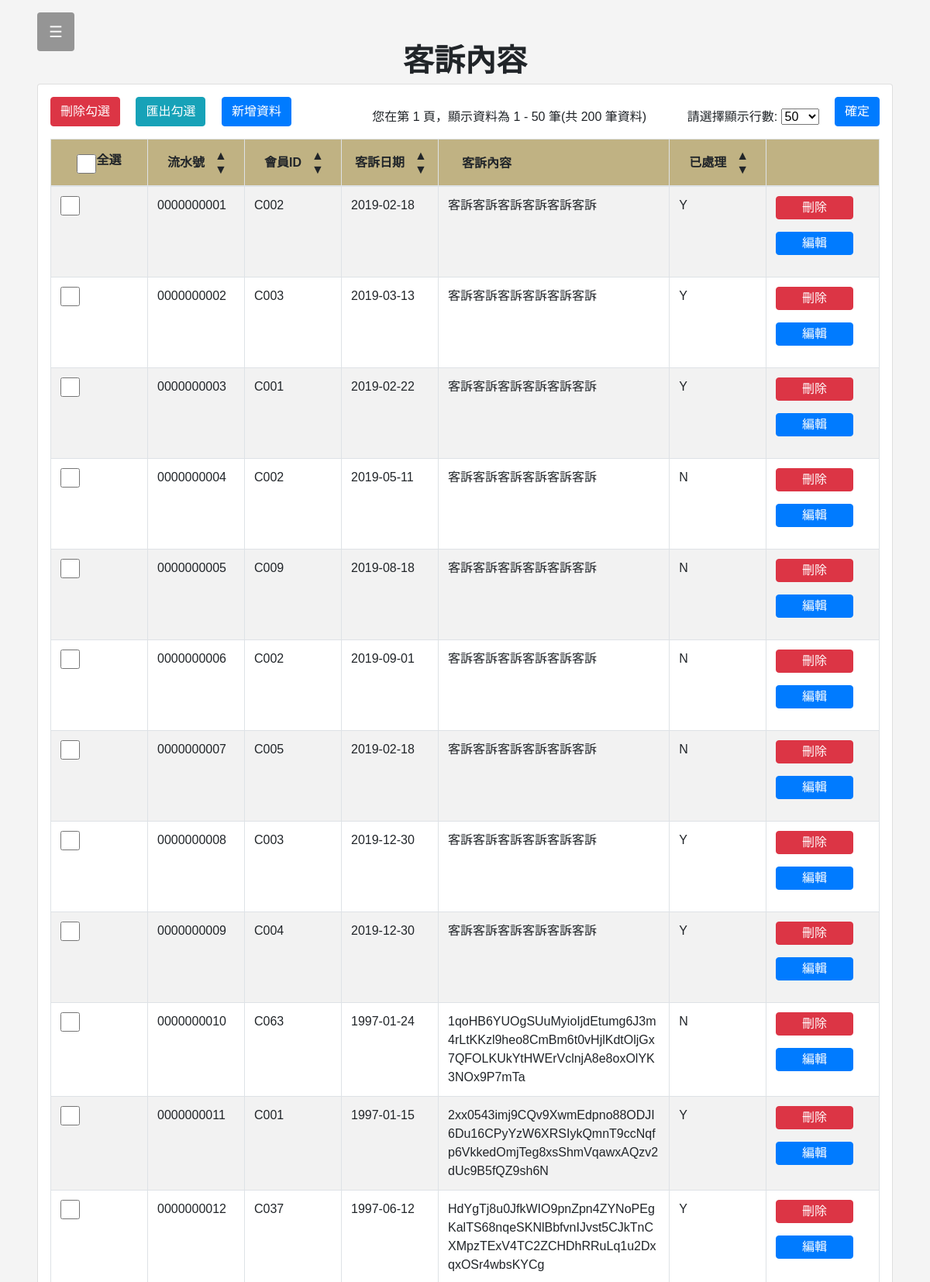
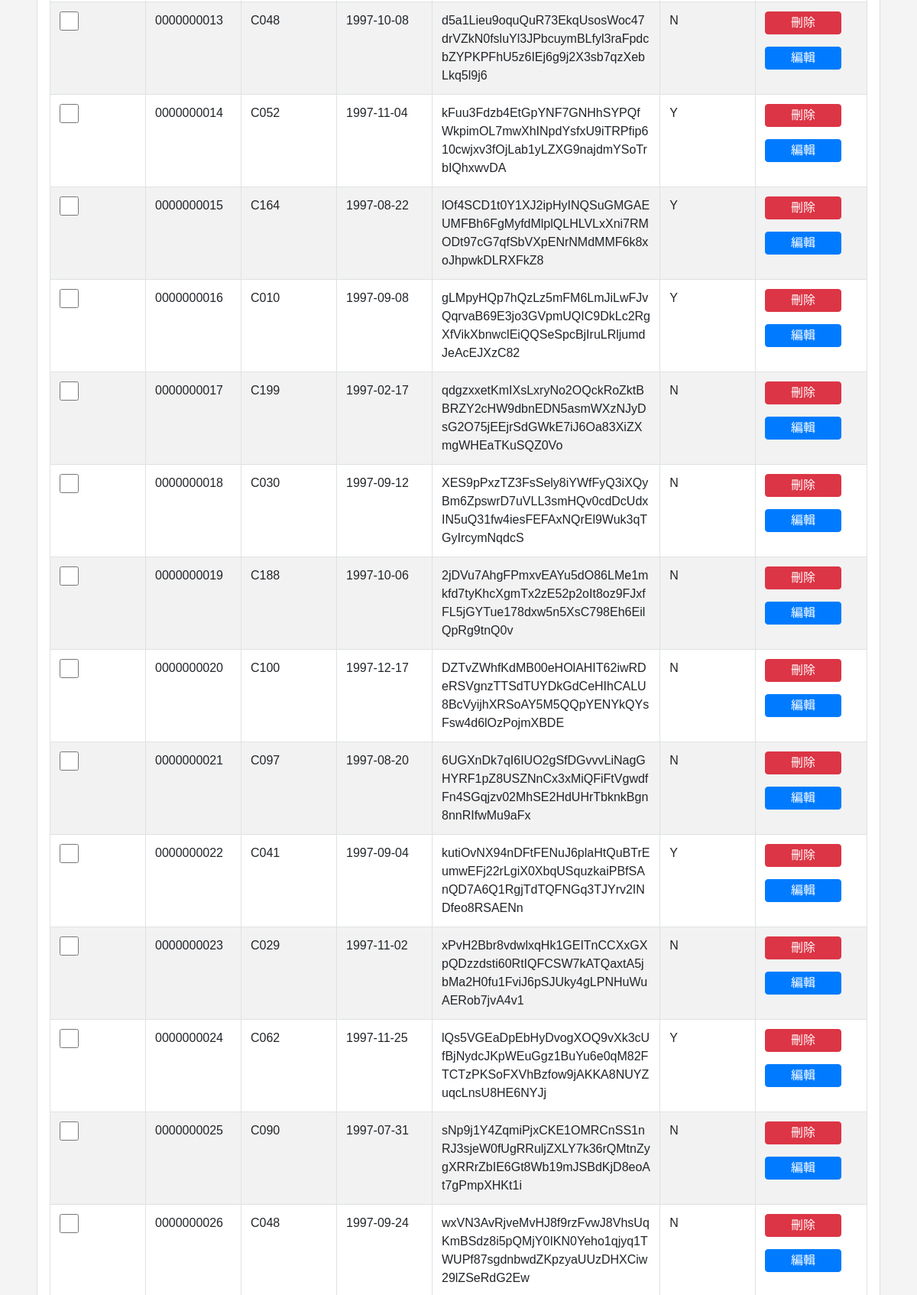
The app's page /works/cram.php (signed in, upper part) with its own data (2 pictures, top to bottom).
### tables this page shows
CREATE TABLE `crams` (
  `cramID` int(10) ZEROFILL AUTO_INCREMENT, 
  `customerID` varchar(40) NOT NULL, 
  `cDate` date default NULL,  
  `cramContent` varchar(300) default NULL,  
  `cChecked` enum('Y','N') NOT NULL default 'N',  
  PRIMARY KEY  (`cramID`)
);

### works/cram.php (the view, shortened to what this page needs)
<?php
$link = @mysqli_connect("localhost", "root", "") or die(mysqli_connect_error());
mysqli_select_db($link, "coffee");
if (isset($_GET["page"])) {
    $page = $_GET["page"];
} else {
    $page = 1;
}
$rowNum = $_SESSION["cram_row_num"];
$total_num_rows = mysqli_num_rows(mysqli_query($link, "select cramID from coffee.crams;"));
$tableOffSet = $rowNum * ($page - 1);
$showDataStartFrom = $tableOffSet + 1;
$showDataEndTo = $tableOffSet + $rowNum;
$ASCorDESC = $_SESSION["ASCorDESC"];
$orderby = $_SESSION["cr_orderby"];
?>
<!DOCTYPE html>
<head>
    <link rel="stylesheet" href="https://maxcdn.bootstrapcdn.com/bootstrap/4.4.1/css/bootstrap.min.css">
    <link rel="stylesheet" type="text/css" href="../demostyle.css">
</head>
<body class="bg-color-Paper">
<?php include '../parts/head.php';?>
<div class="main p-5">
<div class="container" style="text-align:center; font-size: 40px; font-weight: 700;">客訴內容</div>
<form method='post' class="card p-3">
    <div>
        <input type="submit" value="刪除勾選" name="deleteSelected" onclick="return confirm('你確定要刪除勾選資料嗎？')"class="btn btn-danger mb-3">
        <input type="submit" value="匯出勾選" class="btn btn-info ml-3 mb-3" name="exportSelected">
        <input type="button" value="新增資料" name="edit" class="btn btn-primary ml-3 mb-3"
               data-toggle="modal" data-target="#Modal_add">
                <div class='float-right'>
                    <span class="mr-5">
                    <?php echo "您在第 $page 頁，顯示資料為 $showDataStartFrom - $showDataEndTo 筆(共 $total_num_rows 筆資料)" ?>
                    </span>
                    <label for="row_num_select">請選擇顯示行數:</label>
                    <select id="row_num_select" name="row_num">
                        <option value="50" <?php if ($rowNum == 50) {echo "selected";}?>>50 </option>
                    </select>
                    <input type="submit" value="確定" name="row_num_submit" class="btn btn-primary ml-3 mb-3">
                </div>
    <table class="table table-striped table-bordered data_main_table">
    <thead class="bg-color-gold">
                    <tr>
                        <th>
                        <div class="d-flex justify-content-center align-items-center flex-row m-0 " style='width: 100px;'>
                            <input type="checkbox" id="selectAll" onclick="selectAllCheckbox()" class='checkmark' style='position: relative;'>
                            <label for="selectAll">全選</label>
                        </div>
                        </th>
                        <th>
                            <div class="d-flex justify-content-center align-items-center flex-row m-0 " style='width: 100px;'>
                                <p class="m-1">流水號</p>
                                <div class="DESC-ASC ml-2">
                                    <input type="submit" class="d-block btn btn-DESC" value="▲" name="cramID_DESC">
                                    <input type="submit" class="d-block btn btn-ASC" value="▼" name="cramID_ASC">
                                </div>
                            </div>
                        </th>
                        <th>
                            <div class="d-flex justify-content-center align-items-center flex-row m-0" style='width: 100px;'>
                                <p class="m-1">會員ID</p>
                                <div class="DESC-ASC ml-2">
                                    <input type="submit" class="d-block btn btn-DESC" value="▲" name="customerID_DESC">
                                    <input type="submit" class="d-block btn btn-ASC" value="▼" name="customerID_ASC">
                                </div>
                            </div>
                        </th>
                        <th>
                            <div class="d-flex justify-content-center align-items-center flex-row m-0" style='width: 100px;'>
                                <p class="m-1">客訴日期</p>
                                <div class="DESC-ASC ml-2">
                                    <input type="submit" class="d-block btn btn-DESC" value="▲" name="cDate_DESC">
                                    <input type="submit" class="d-block btn btn-ASC" value="▼" name="cDate_ASC">
                                </div>
                            </div>
                        </th>
                        <th>
                            <div class="d-flex justify-content-center align-items-center flex-row m-0" style='width: 100px;'>
                                <p class="m-1">客訴內容</p>
                            </div>
                        </th>
                        <th>
                            <div class="d-flex justify-content-center align-items-center flex-row m-0" style='width: 100px;'>
                                <p class="m-1">已處理</p>
                                <div class="DESC-ASC ml-2">
                                    <input type="submit" class="d-block btn btn-DESC" value="▲" name="cChecked_DESC">
                                    <input type="submit" class="d-block btn btn-ASC" value="▼" name="cChecked_ASC">
                                </div>
                            </div>
                        </th>
                        <th>
                        </th>
                </thead>
        <tbody>
<?php
$commandText = "
select cramID, customerID, cDate, cramContent, cChecked
from coffee.crams ORDER BY $orderby $ASCorDESC LIMIT $rowNum OFFSET $tableOffSet
";
$result = mysqli_query($link, $commandText);
while ($row = mysqli_fetch_assoc($result)): ?>
            <tr class="dataSQL">
                        <td>
                        <input type="checkbox" name="<?php echo "selected" . $row["cramID"] ?>"class='checkmark'
                        style='position: relative;'>
                        </td>
                        <td id="<?php echo $row["cramID"] . "cramID" ?>"><?php echo $row["cramID"] ?></td>
                        <td id="<?php echo $row["cramID"] . "customerID" ?>" ><?php echo $row["customerID"] ?></td>
                        <td id="<?php echo $row["cramID"] . "cDate" ?>" ><?php echo $row["cDate"] ?></td>
                        <td id="<?php echo $row["cramID"] . "cramContent" ?>"><?php echo $row["cramContent"] ?></td>
                        <td id="<?php echo $row["cramID"] . "cChecked" ?>"><?php echo $row["cChecked"] ?></td>
                        <td>
                    <input type="submit" value="刪除" name="<?php echo "delete" . $row["cramID"] ?>"
                        class="btn btn-danger mb-3" onclick="return confirm('你確定要刪除這筆資料嗎？')">
                    <input type='button' value="編輯" name="<?php echo "edit" . $row["cramID"] ?>"
                        class="btn btn-primary mb-3" onclick="throwinmodal_CRAM(<?php echo "'" . $row['cramID'] . "'" ?>)">
                        </td>
            </tr>
            <?php endwhile?>
        </tbody>
    </table>
</form>
</div>
<?php include '../parts/footer.php';?>
</body>

### demostyle.css (style rules this page uses)
.bg-color-gold { background-color: #C0B283 !important; }
.bg-color-Paper { background-color: #F4F4F4 !important; }
.checkmark { position: absolute; top: 0; left: 0; height: 25px; width: 25px; background-color: #eee; }
.checkmark:after { content: ""; position: absolute; display: none; }
body { font-family: 'Noto Sans TC', sans-serif; }
td>input { width: 100px; }
.btn-DESC, .btn-ASC { height: 1.1rem; margin: 0; background-color: none; padding: 0; line-height: 1rem; }
.data_main_table .btn { line-height: 1; }
.data_main_table th { text-align: center; }
td { word-break: break-all; }

### records on screen
crams: cramID "0000000001", customerID "C002", cDate "2019-02-18", cramContent "客訴客訴客訴客訴客訴客訴", cChecked "Y"
crams: cramID "0000000002", customerID "C003", cDate "2019-03-13", cramContent "客訴客訴客訴客訴客訴客訴", cChecked "Y"
crams: cramID "0000000003", customerID "C001", cDate "2019-02-22", cramContent "客訴客訴客訴客訴客訴客訴", cChecked "Y"
crams: cramID "0000000004", customerID "C002", cDate "2019-05-11", cramContent "客訴客訴客訴客訴客訴客訴", cChecked "N"
crams: cramID "0000000005", customerID "C009", cDate "2019-08-18", cramContent "客訴客訴客訴客訴客訴客訴", cChecked "N"
crams: cramID "0000000006", customerID "C002", cDate "2019-09-01", cramContent "客訴客訴客訴客訴客訴客訴", cChecked "N"
crams: cramID "0000000007", customerID "C005", cDate "2019-02-18", cramContent "客訴客訴客訴客訴客訴客訴", cChecked "N"
crams: cramID "0000000008", customerID "C003", cDate "2019-12-30", cramContent "客訴客訴客訴客訴客訴客訴", cChecked "Y"
crams: cramID "0000000009", customerID "C004", cDate "2019-12-30", cramContent "客訴客訴客訴客訴客訴客訴", cChecked "Y"
crams: cramID "0000000010", customerID "C063", cDate "1997-01-24", cramContent "1qoHB6YUOgSUuMyioIjdEtumg6J3m4rLtKKzl9heo8CmBm6t0vHjlKdtOljGx7QFOLKUkYtHWErVclnjA8e8oxOlYK3NOx9P7mTa", cChecked "N"
crams: cramID "0000000011", customerID "C001", cDate "1997-01-15", cramContent "2xx0543imj9CQv9XwmEdpno88ODJI6Du16CPyYzW6XRSIykQmnT9ccNqfp6VkkedOmjTeg8xsShmVqawxAQzv2dUc9B5fQZ9sh6N", cChecked "Y"
crams: cramID "0000000012", customerID "C037", cDate "1997-06-12", cramContent "HdYgTj8u0JfkWIO9pnZpn4ZYNoPEgKalTS68nqeSKNlBbfvnIJvst5CJkTnCXMpzTExV4TC2ZCHDhRRuLq1u2DxqxOSr4wbsKYCg", cChecked "Y"
crams: cramID "0000000013", customerID "C048", cDate "1997-10-08", cramContent "d5a1Lieu9oquQuR73EkqUsosWoc47drVZkN0fsluYl3JPbcuymBLfyl3raFpdcbZYPKPFhU5z6IEj6g9j2X3sb7qzXebLkq5l9j6", cChecked "N"
crams: cramID "0000000014", customerID "C052", cDate "1997-11-04", cramContent "kFuu3Fdzb4EtGpYNF7GNHhSYPQfWkpimOL7mwXhINpdYsfxU9iTRPfip610cwjxv3fOjLab1yLZXG9najdmYSoTrbIQhxwvDA", cChecked "Y"
crams: cramID "0000000015", customerID "C164", cDate "1997-08-22", cramContent "lOf4SCD1t0Y1XJ2ipHyINQSuGMGAEUMFBh6FgMyfdMlplQLHLVLxXni7RMODt97cG7qfSbVXpENrNMdMMF6k8xoJhpwkDLRXFkZ8", cChecked "Y"
crams: cramID "0000000016", customerID "C010", cDate "1997-09-08", cramContent "gLMpyHQp7hQzLz5mFM6LmJiLwFJvQqrvaB69E3jo3GVpmUQIC9DkLc2RgXfVikXbnwclEiQQSeSpcBjIruLRljumdJeAcEJXzC82", cChecked "Y"
crams: cramID "0000000017", customerID "C199", cDate "1997-02-17", cramContent "qdgzxxetKmIXsLxryNo2OQckRoZktBBRZY2cHW9dbnEDN5asmWXzNJyDsG2O75jEEjrSdGWkE7iJ6Oa83XiZXmgWHEaTKuSQZ0Vo", cChecked "N"
crams: cramID "0000000018", customerID "C030", cDate "1997-09-12", cramContent "XES9pPxzTZ3FsSely8iYWfFyQ3iXQyBm6ZpswrD7uVLL3smHQv0cdDcUdxIN5uQ31fw4iesFEFAxNQrEl9Wuk3qTGyIrcymNqdcS", cChecked "N"
crams: cramID "0000000019", customerID "C188", cDate "1997-10-06", cramContent "2jDVu7AhgFPmxvEAYu5dO86LMe1mkfd7tyKhcXgmTx2zE52p2oIt8oz9FJxfFL5jGYTue178dxw5n5XsC798Eh6EilQpRg9tnQ0v", cChecked "N"
crams: cramID "0000000020", customerID "C100", cDate "1997-12-17", cramContent "DZTvZWhfKdMB00eHOlAHIT62iwRDeRSVgnzTTSdTUYDkGdCeHIhCALU8BcVyijhXRSoAY5M5QQpYENYkQYsFsw4d6lOzPojmXBDE", cChecked "N"
crams: cramID "0000000021", customerID "C097", cDate "1997-08-20", cramContent "6UGXnDk7qI6IUO2gSfDGvvvLiNagGHYRF1pZ8USZNnCx3xMiQFiFtVgwdfFn4SGqjzv02MhSE2HdUHrTbknkBgn8nnRIfwMu9aFx", cChecked "N"
crams: cramID "0000000022", customerID "C041", cDate "1997-09-04", cramContent "kutiOvNX94nDFtFENuJ6plaHtQuBTrEumwEFj22rLgiX0XbqUSquzkaiPBfSAnQD7A6Q1RgjTdTQFNGq3TJYrv2INDfeo8RSAENn", cChecked "Y"
crams: cramID "0000000023", customerID "C029", cDate "1997-11-02", cramContent "xPvH2Bbr8vdwlxqHk1GEITnCCXxGXpQDzzdsti60RtIQFCSW7kATQaxtA5jbMa2H0fu1FviJ6pSJUky4gLPNHuWuAERob7jvA4v1", cChecked "N"
crams: cramID "0000000024", customerID "C062", cDate "1997-11-25", cramContent "lQs5VGEaDpEbHyDvogXOQ9vXk3cUfBjNydcJKpWEuGgz1BuYu6e0qM82FTCTzPKSoFXVhBzfow9jAKKA8NUYZuqcLnsU8HE6NYJj", cChecked "Y"
crams: cramID "0000000025", customerID "C090", cDate "1997-07-31", cramContent "sNp9j1Y4ZqmiPjxCKE1OMRCnSS1nRJ3sjeW0fUgRRuljZXLY7k36rQMtnZygXRRrZbIE6Gt8Wb19mJSBdKjD8eoAt7gPmpXHKt1i", cChecked "N"
crams: cramID "0000000026", customerID "C048", cDate "1997-09-24", cramContent "wxVN3AvRjveMvHJ8f9rzFvwJ8VhsUqKmBSdz8i5pQMjY0IKN0Yeho1qjyq1TWUPf87sgdnbwdZKpzyaUUzDHXCiw29lZSeRdG2Ew", cChecked "N"

### other values on screen
$page "1"
$showDataStartFrom "1"
$showDataEndTo "50"
$total_num_rows "200"
